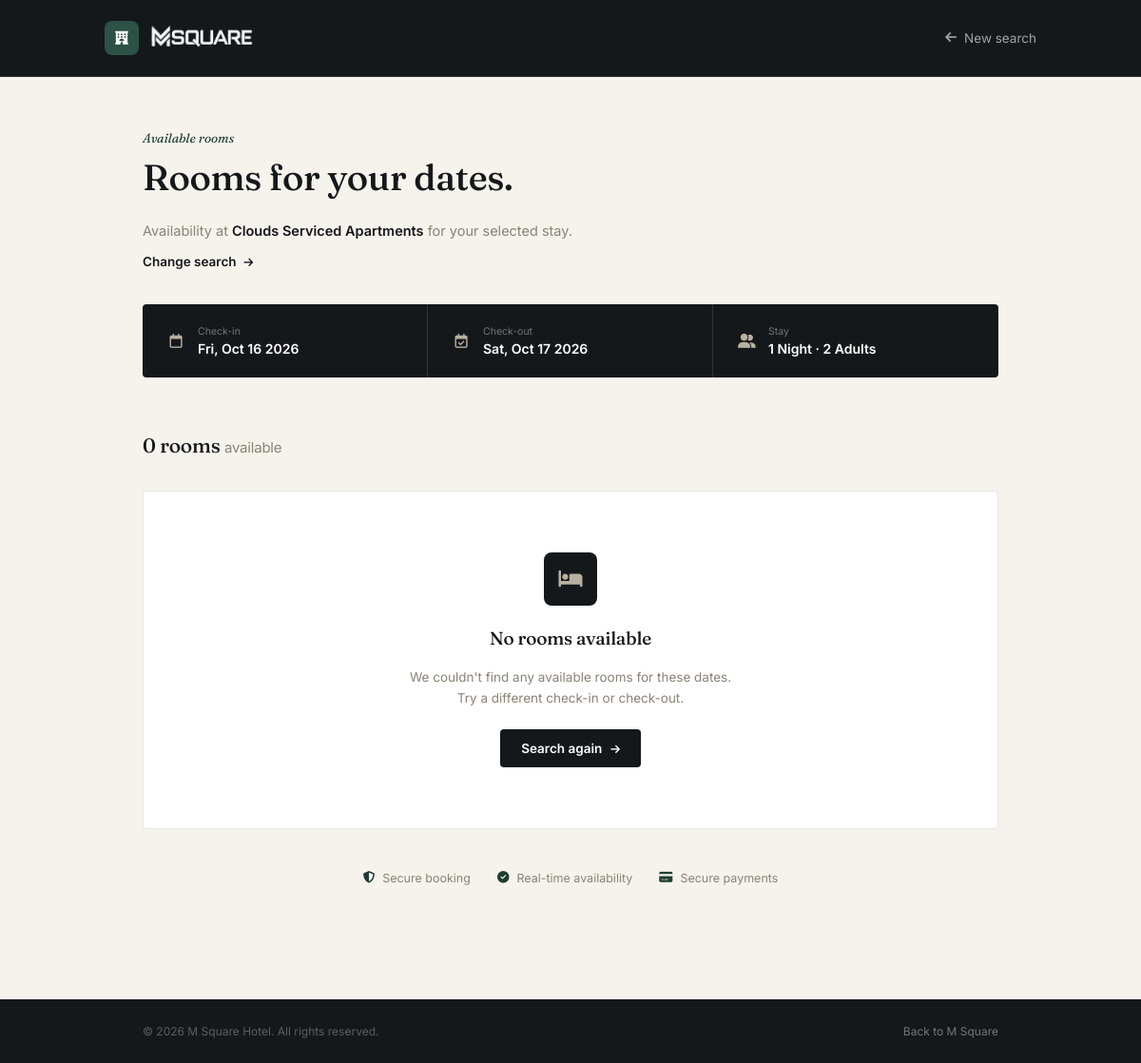
Page /book/search/?property=1&check_in=2026-10-16&check_out=2026-10-17&adults=2 on the earlier database version.
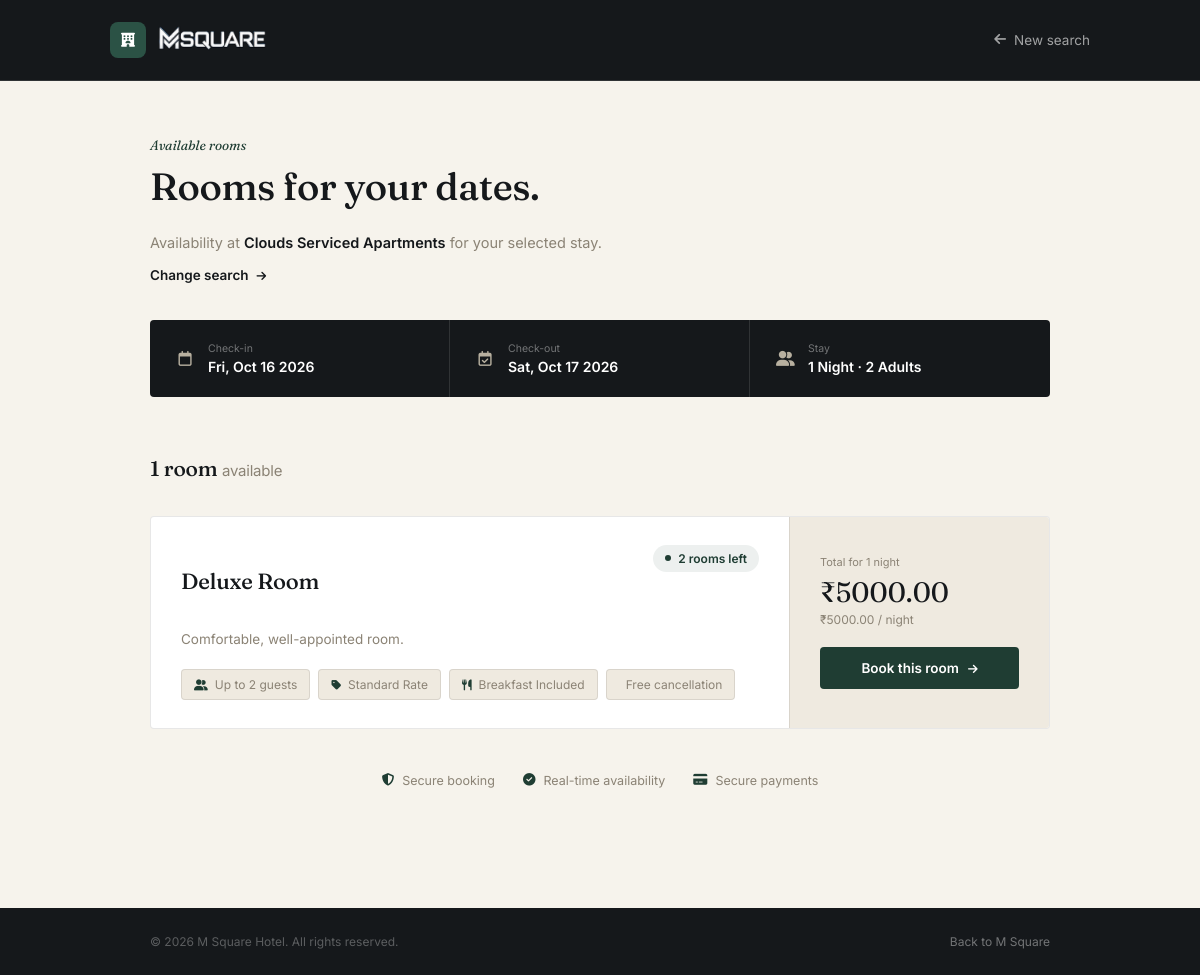
Same page on the later database version.
### apps/properties/models.py (models this page shows, shortened)
class RoomType(BaseModel):
    property = models.ForeignKey(
        Property, on_delete=models.CASCADE, related_name='room_types'
    )
    name = models.CharField(max_length=255)
    code = models.CharField(max_length=20, db_index=True)
    description = models.TextField(blank=True)
    max_adults = models.PositiveSmallIntegerField(default=2)
    max_children = models.PositiveSmallIntegerField(default=0)
    max_occupancy = models.PositiveSmallIntegerField(default=2)
    base_occupancy = models.PositiveSmallIntegerField(default=2)
    default_price = models.DecimalField(
        max_digits=10, decimal_places=2, default=0,
        help_text="Fixed nightly price used when no date-specific RoomRate exists."
    )
    class Meta:
        db_table = 'room_types'
        verbose_name = 'Room Type'
        verbose_name_plural = 'Room Types'
        ordering = ['property', 'name']
        unique_together = [('property', 'code')]

class RatePlan(BaseModel):
    property = models.ForeignKey(
        Property, on_delete=models.CASCADE, related_name='rate_plans'
    )
    name = models.CharField(max_length=255)
    code = models.CharField(max_length=20, db_index=True)
    description = models.TextField(blank=True)
    meal_plan = models.CharField(max_length=100, blank=True)
    cancellation_policy = models.TextField(blank=True)
    is_refundable = models.BooleanField(default=True)
    class Meta:
        db_table = 'rate_plans'
        verbose_name = 'Rate Plan'
        verbose_name_plural = 'Rate Plans'
        ordering = ['property', 'name']
        unique_together = [('property', 'code')]

### apps/public/views.py (the view)
# urls.py: path('book/search/', search_results, name='search'),
def search_results(request):
    property_id = request.GET.get('property')
    check_in = request.GET.get('check_in')
    check_out = request.GET.get('check_out')
    adults = request.GET.get('adults', 1)
    if not all([property_id, check_in, check_out]):
        messages.error(request, 'Please select a property and both dates.')
        return redirect('public:landing')
    try:
        check_in_date = date_cls.fromisoformat(check_in)
        check_out_date = date_cls.fromisoformat(check_out)
    except ValueError:
        messages.error(request, 'Invalid dates provided.')
        return redirect('public:landing')
    today = date_cls.today()
    if check_in_date < today:
        messages.error(request, 'Check-in date cannot be in the past.')
        return redirect('public:landing')
    if check_out_date <= check_in_date:
        messages.error(request, 'Check-out must be after check-in.')
        return redirect('public:landing')
    property_obj = Property.objects.filter(id=property_id, is_active=True).first()
    if not property_obj:
        messages.error(request, 'Selected property not found.')
        return redirect('public:landing')
    nights = (check_out_date - check_in_date).days
    from datetime import timedelta
    stay_dates = [check_in_date + timedelta(days=i) for i in range(nights)]
    room_types = RoomType.objects.filter(property=property_obj, is_active=True)
    blocked_room_ids = set(
        Availability.objects.filter(date__in=stay_dates)
        .filter(Q(is_available=False) | Q(is_blocked=True))
        .values_list('room_id', flat=True).distinct()
    )
    rate_plans = RatePlan.objects.filter(property=property_obj, is_active=True)
    rates_qs = RoomRate.objects.filter(
        property=property_obj, date__in=stay_dates
    ).values('room_type_id', 'rate_plan_id', 'date', 'base_price')
    rates_by_combo = {}
    for row in rates_qs:
        key = (row['room_type_id'], row['rate_plan_id'])
        rates_by_combo.setdefault(key, {})[row['date']] = row['base_price']
    results = []
    for rt in room_types:
        rt_room_ids = set(Room.objects.filter(room_type=rt, is_active=True).values_list('id', flat=True))
        free_rooms_count = len(rt_room_ids - blocked_room_ids)
        if free_rooms_count == 0:
            continue
        for plan in rate_plans:
            key = (rt.id, plan.id)
            nightly_rates = rates_by_combo.get(key, {})
            if len(nightly_rates) < nights:
                if rt.default_price and rt.default_price > 0:
                    nightly_rates = {d: rt.default_price for d in stay_dates}
                else:
                    continue
            total_price = sum(nightly_rates.values())
            results.append({
                'room_type': rt,
                'rate_plan': plan,
                'available_rooms': free_rooms_count,
                'total_price': total_price,
                'nightly_avg_price': round(total_price / nights, 2),
            })
    return render(request, 'public/search_results.html', {
        'property': property_obj,
        'check_in': check_in_date,
        'property_images': property_obj.images.filter(is_active=True)[:5],
        'check_out': check_out_date,
        'nights': nights,
        'adults': adults,
        'results': results,
    })

### apps/public/templates/public/search_results.html (shortened to what the changed rows need)
{% load static %}
<!DOCTYPE html>
<html lang="en">
<head>
<link rel="stylesheet" href="https://cdnjs.cloudflare.com/ajax/libs/font-awesome/6.4.0/css/all.min.css">
</head>
<body>
<main>
  <div class="wrap">
    <div class="page-head">
      <h1>Rooms for your dates.</h1>
    </div>
    <div class="results-head">
      <h2>{{ results|length }} room{{ results|length|pluralize }} <span class="muted">available</span></h2>
    </div>
    {% for r in results %}
    <div class="room-card">
      <div class="room-card-grid">
        <div class="room-main">
          <div class="room-main-top">
            <h3>{{ r.room_type.name }}</h3>
            <span class="avail-pill"><span class="dot"></span>{{ r.available_rooms }} room{{ r.available_rooms|pluralize }} left</span>
          </div>
          <div class="room-desc">
              {{ r.room_type.description|default:"Comfortable, well-appointed room."|safe }}
          </div>
          <div class="tag-row">
            <div class="tag"><i class="fa-solid fa-user-group"></i> Up to {{ r.room_type.max_occupancy }} guests</div>
            <div class="tag"><i class="fa-solid fa-tag"></i> {{ r.rate_plan.name }}</div>
            {% if r.rate_plan.meal_plan %}
            <div class="tag"><i class="fa-solid fa-utensils"></i> {{ r.rate_plan.meal_plan }}</div>
            {% endif %}
            <div class="tag">
              {% if r.rate_plan.is_refundable %}
                 Free cancellation
              {% else %}
                <i class="fa-solid fa-circle-info"></i> Non-refundable
              {% endif %}
            </div>
          </div>
        </div>
        <div class="room-price">
          <p class="l">Total for {{ nights }} night{{ nights|pluralize }}</p>
          <p class="price">₹{{ r.total_price }}</p>
          <p class="per-night">₹{{ r.nightly_avg_price }} / night</p>
          <a href="{% url 'public:book' %}?property={{ property.id }}&room_type={{ r.room_type.id }}&rate_plan={{ r.rate_plan.id }}&check_in={{ check_in|date:'Y-m-d' }}&check_out={{ check_out|date:'Y-m-d' }}&adults={{ adults }}" class="btn-book">
            Book this room <i class="fa-solid fa-arrow-right"></i>
          </a>
        </div>
      </div>
    </div>
    {% empty %}
    <div class="empty">
      <div class="empty-icon"><i class="fa-solid fa-bed"></i></div>
      <h3>No rooms available</h3>
      <p>We couldn't find any available rooms for these dates. Try a different check-in or check-out.</p>
      <a class="btn-search-again" href="{% url 'public:landing' %}#find-stay">Search again <i class="fa-solid fa-arrow-right" style="font-size:11px;"></i></a>
    </div>
    {% endfor %}
  </div>
</main>
</body>
</html>

Differences in the rows shown:
now on this page (row edited): RoomType: room_type.name "Deluxe Room", available_rooms "2", room_type.description "Comfortable, well-appointed room.", room_type.max_occupancy "2", rate_plan.name "Standard Rate", rate_plan.meal_plan "Breakfast Included", nights "1", total_price "5000.00", nightly_avg_price "5000.00"
Other differences:
{{ results|length }}: "0" → "1"
text no longer shown: "No rooms available We couldn't find any available rooms for these dates. Try a different check-in or check-out. Search again"
